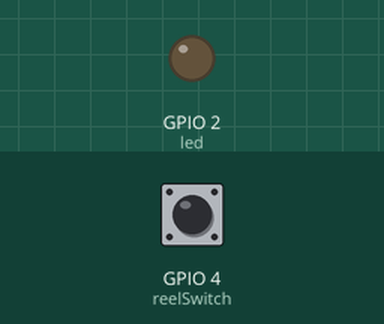
Simulated run of this sketch. Board: ESP32. Parts: output pins drawn as LEDs (lit = HIGH). The inputs (shaded band) are chosen by the test bench; at power-on: GPIO 4 (reelSwitch) LOW.

Above: at 1.2 s.
1.3 s: GPIO 4 (reelSwitch) pulled HIGH for 0.15 s
At 1.37 s:
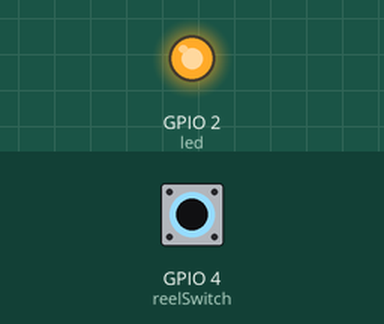
2.9 s: GPIO 4 (reelSwitch) pulled HIGH for 3.2 s
At 6.6 s:
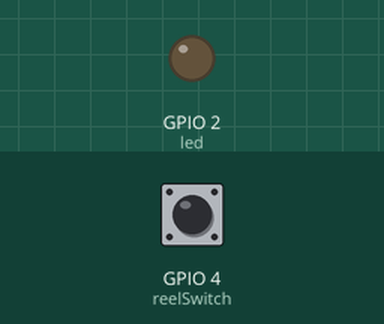
Timing chart, 0 to 8.1 s (numbered marks = the images above; inputs shaded):
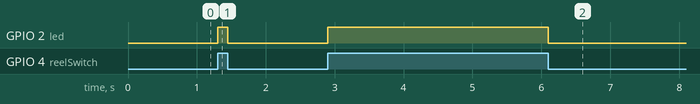

Measured:
- after the input at 1.3 s, GPIO 2 (led): LOW → HIGH at once, → LOW 0.15 s later
- after the input at 2.9 s, GPIO 2 (led): LOW → HIGH at once, → LOW 3.2 s later

The sketch:

MiniReed_Esp32.ino
```cpp
int led = 2; // LED pin
int reelSwitch = 4; // magnetic senso rpin
int switchState; // variable to store reel switch value
void setup()
{
  pinMode (led, OUTPUT);
  pinMode (reelSwitch, INPUT);
}
void loop()
{
  switchState = digitalRead(reelSwitch); // read the value of digital interface 2 and assign it to switchState

  if (switchState == HIGH) // when the magnetic sensor detect a signal, LED is flashing
  {
    digitalWrite(led, HIGH);
  }
  else
  {
    digitalWrite(led, LOW);
  }
}
```
